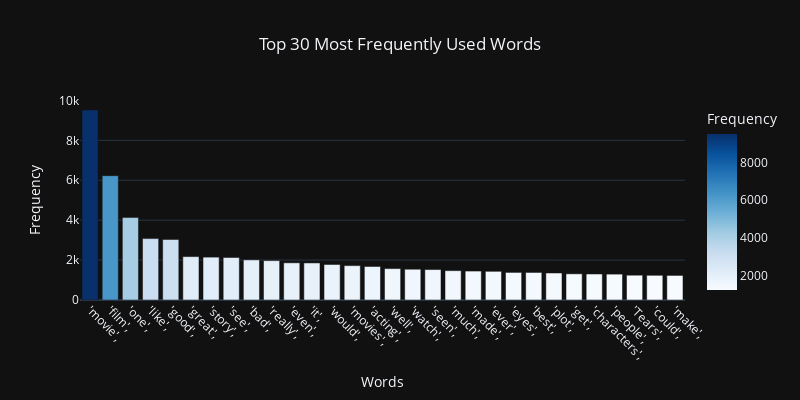

The code cell stored with this chart in its notebook:
### Code cell
from collections import Counter

# Combine all tweets into a single string
all_words = " ".join(dataFrame['review'].astype(str))

# Tokenize and count word frequencies
word_counts = Counter(all_words.split())

# Convert to a DataFrame for sorting and displaying
word_freq = pd.DataFrame(word_counts.items(), columns=['Word', 'Frequency'])
word_freq = word_freq.sort_values(by='Frequency', ascending=False).head(30)

# Create the bar chart
fig = px.bar(
    word_freq.head(30),  # Top 30 most frequent words
    x='Word',
    y='Frequency',
    title='Top 30 Most Frequently Used Words',
    labels={'Word': 'Words', 'Frequency': 'Frequency'},  # Axis labels
    color='Frequency',  # Color by frequency for better visualization
    color_continuous_scale='Blues',
      height=400,width=800  # Optional: Set a color scale
)

# Update layout for better aesthetics
fig.update_layout(
    xaxis_title='Words',
    yaxis_title='Frequency',
    title_x=0.5,  # Center the title
    template='plotly_dark',  # Optional: Use a dark theme
    xaxis=dict(tickangle=45)  # Rotate x-axis labels for better readability
)

# Show the plot
fig.show()

### Figure 1 — Plotly figure (JSON) as saved in the notebook; plotly's stock layout.template omitted (floating-point values rounded to 4 significant figures)
{"data": [{"alignmentgroup": "True", "hovertemplate": "Words=%{x}<br>Frequency=%{marker.color}<extra></extra>", "legendgroup": "", "marker": {"color": [9520, 6229, 4139, 3077, 3034, 2174, 2148, 2130, 2010, 1973, 1863, 1857, 1779, 1723, 1679, 1573, 1542, 1525, 1470, 1450, 1437, 1382, 1380, 1353, 1311, 1303, 1296, 1243, 1237, 1231], "coloraxis": "coloraxis", "pattern": {"shape": ""}}, "name": "", "offsetgroup": "", "orientation": "v", "showlegend": false, "textposition": "auto", "type": "bar", "x": ["'movie',", "'film',", "'one',", "'like',", "'good',", "'great',", "'story',", "'see',", "'bad',", "'really',", "'even',", "'it',", "'would',", "'movies',", "'acting',", "'well',", "'watch',", "'seen',", "'much',", "'made',", "'ever',", "'eyes',", "'best',", "'plot',", "'get',", "'characters',", "'people',", "'Tears',", "'could',", "'make',"], "xaxis": "x", "y": [9520, 6229, 4139, 3077, 3034, 2174, 2148, 2130, 2010, 1973, 1863, 1857, 1779, 1723, 1679, 1573, 1542, 1525, 1470, 1450, 1437, 1382, 1380, 1353, 1311, 1303, 1296, 1243, 1237, 1231], "yaxis": "y"}], "layout": {"barmode": "relative", "coloraxis": {"colorbar": {"title": {"text": "Frequency"}}, "colorscale": [[0, "rgb(247,251,255)"], [0.125, "rgb(222,235,247)"], [0.25, "rgb(198,219,239)"], [0.375, "rgb(158,202,225)"], [0.5, "rgb(107,174,214)"], [0.625, "rgb(66,146,198)"], [0.75, "rgb(33,113,181)"], [0.875, "rgb(8,81,156)"], [1, "rgb(8,48,107)"]]}, "height": 400, "legend": {"tracegroupgap": 0}, "title": {"text": "Top 30 Most Frequently Used Words", "x": 0.5}, "width": 800, "xaxis": {"anchor": "y", "domain": [0, 1], "tickangle": 45, "title": {"text": "Words"}}, "yaxis": {"anchor": "x", "domain": [0, 1], "title": {"text": "Frequency"}}}}
